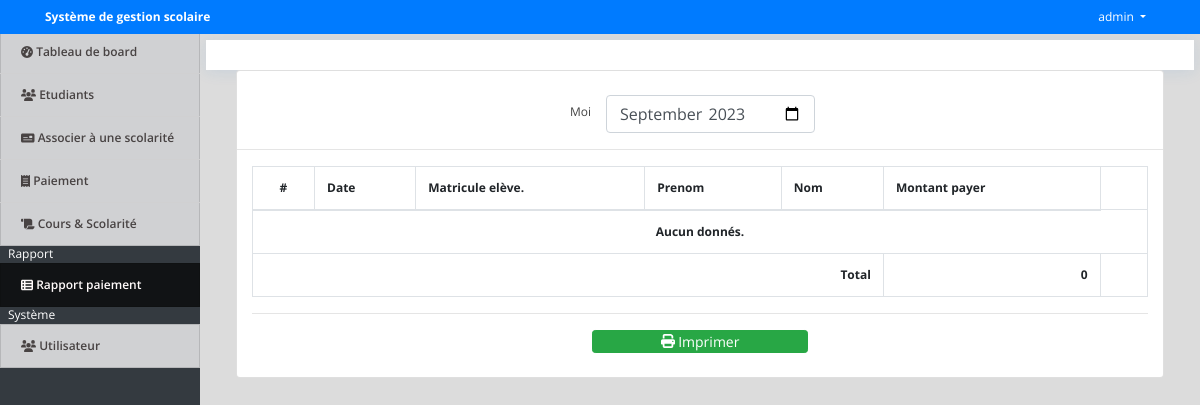
Before: /index.php?page=payments_report (signed in) with the older database file.
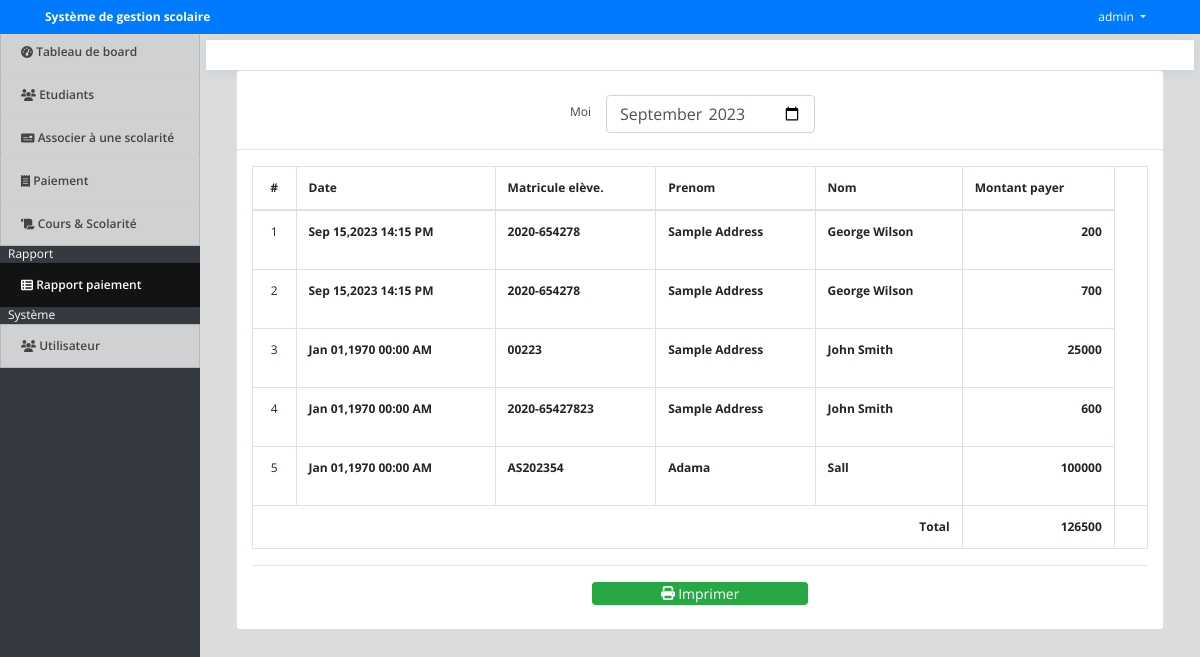
After: the same page with the newer database file.
### tables this page shows
CREATE TABLE `payments` (
  `id` int(30) NOT NULL,
  `ef_id` int(30) NOT NULL,
  `amount` int(11) NOT NULL,
  `remarks` text NOT NULL,
  `date_created` datetime NOT NULL DEFAULT current_timestamp() ON UPDATE current_timestamp()
);

CREATE TABLE `student` (
  `id` int(30) NOT NULL,
  `id_no` varchar(100) NOT NULL,
  `name` varchar(255) NOT NULL,
  `contact` varchar(100) NOT NULL,
  `prenom` varchar(255) NOT NULL,
  `date_created` datetime NOT NULL DEFAULT current_timestamp()
);

CREATE TABLE `student_ef_list` (
  `id` int(30) NOT NULL,
  `student_id` int(30) NOT NULL,
  `ef_no` varchar(200) NOT NULL,
  `course_id` int(30) NOT NULL,
  `total_fee` int(11) NOT NULL,
  `date_created` datetime NOT NULL DEFAULT current_timestamp()
);

### payments_report.php (the view, shortened to what this page needs)
<?php
    include 'db_connect.php';
    $month = isset($_GET['month']) ? $_GET['month'] : date('Y-m');
?>
  <div id="header">
</div>
<div class="container-fluid" id="printable-content">
    <div class="col-lg-12">
        <div class="card">
            <div class="card_body">
            <div class="row justify-content-center pt-4">
                <label for="" class="mt-2">Moi</label>
                <div class="col-sm-3">
                    <input type="month" name="month" id="month" value="<?php echo $month ?>" class="form-control">
                </div>
            </div>
            <hr>
            <div class="col-md-12">
                <table class="table table-bordered" id='report-list'>
                    <thead>
                        <tr>
                            <th class="text-center">#</th>
                            <th class="">Date</th>
                            <th class="">Matricule elève.</th>
                            <th class="">Prenom</th>
                            <th class="">Nom</th>
                            <th class="">Montant payer</th>
                        </tr>
                    </thead>
                    <tbody>
			          <?php
                      $i = 1;
                      $total = 0;
                      $payments = $conn->query("SELECT p.*,s.prenom, s.name as sname, ef.ef_no,s.id_no FROM payments p inner join student_ef_list ef on ef.id = p.ef_id inner join student s on s.id = ef.student_id where date_format(p.date_created,'%Y-%m') = '$month' order by unix_timestamp(p.date_created) asc ");
                      if($payments->num_rows > 0):
			          while($row = $payments->fetch_array()):
                        $total += $row['amount'];
			          ?>
			          <tr>
                        <td class="text-center"><?php echo $i++ ?></td>
                        <td>
                            <p> <b><?php echo date("M d,Y H:i A",strtotime($row['id_no'])) ?></b></p>
                        </td>
                        <td>
                            <p> <b><?php echo $row['ef_no'] ?></b></p>
                        </td>
                        <td>
                            <p> <b><?php echo ucwords($row['prenom']) ?></b></p>
                        </td>
                        <td>
                            <p> <b><?php echo ucwords($row['sname']) ?></b></p>
                        </td>
                        <td class="text-right">
                            <p> <b><?php echo $row['amount'] ?></b></p>
                        </td>
                    </tr>
                    <?php
                        endwhile;
                        else:
                    ?>
                    <tr>
                            <th class="text-center" colspan="7">Aucun donnés.</th>
                    </tr>
                    <?php
                        endif;
                    ?>
			        </tbody>
                    <tfoot>
                        <tr>
                            <th colspan="5" class="text-right">Total</th>
                            <th class="text-right"><?php echo $total ?></th>
                            <th></th>
                        </tr>
                    </tfoot>
                </table>
                <hr>
                <div class="col-md-12 mb-4">
                    <center>
                        <button class="btn btn-success btn-sm col-sm-3" type="button" id="print"><i class="fa fa-print"></i> Imprimer</button>
                    </center>
                </div>
            </div>
            </div>
        </div>
    </div>
</div>

Changed rows visible on the page:
added payments: student.id_no "Sep 15,2023 14:15 PM", student_ef_list.ef_no "2020-654278", student.prenom "Sample Address", student.name "George Wilson", amount "200"
added payments: student.id_no "Sep 15,2023 14:15 PM", student_ef_list.ef_no "2020-654278", student.prenom "Sample Address", student.name "George Wilson", amount "700"
now on this page (row edited): payments: student.id_no "Jan 01,1970 00:00 AM", student_ef_list.ef_no "00223", student.prenom "Sample Address", student.name "John Smith", amount "25000"
added payments: student.id_no "Jan 01,1970 00:00 AM", student_ef_list.ef_no "2020-65427823", student.prenom "Sample Address", student.name "John Smith", amount "600"
added payments: student.id_no "Jan 01,1970 00:00 AM", student_ef_list.ef_no "AS202354", student.prenom "Adama", student.name "Sall", amount "100000"
Other visible differences:
$total: "0" → "126500"
text no longer shown: "Aucun donnés."
